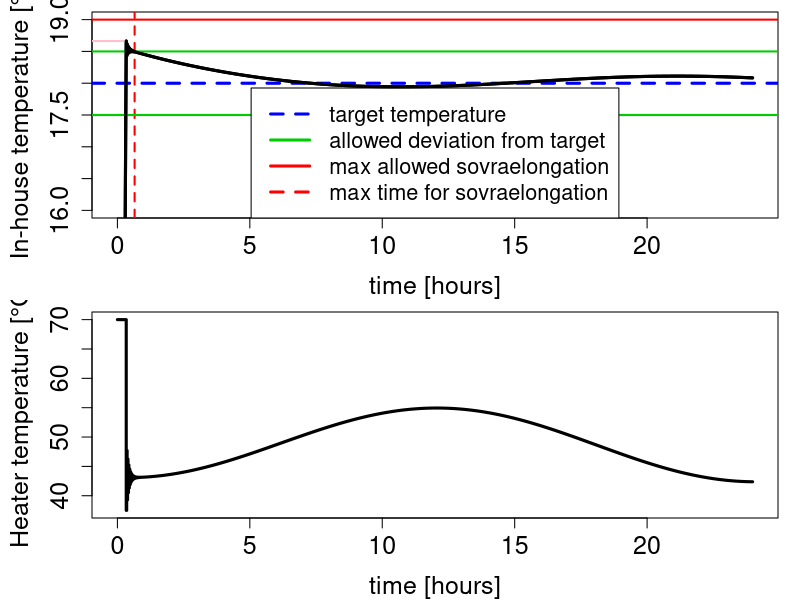
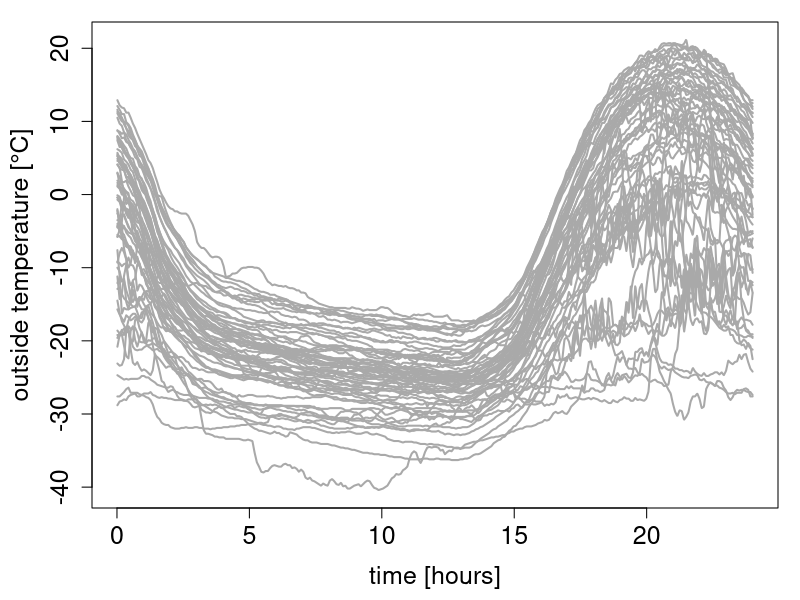
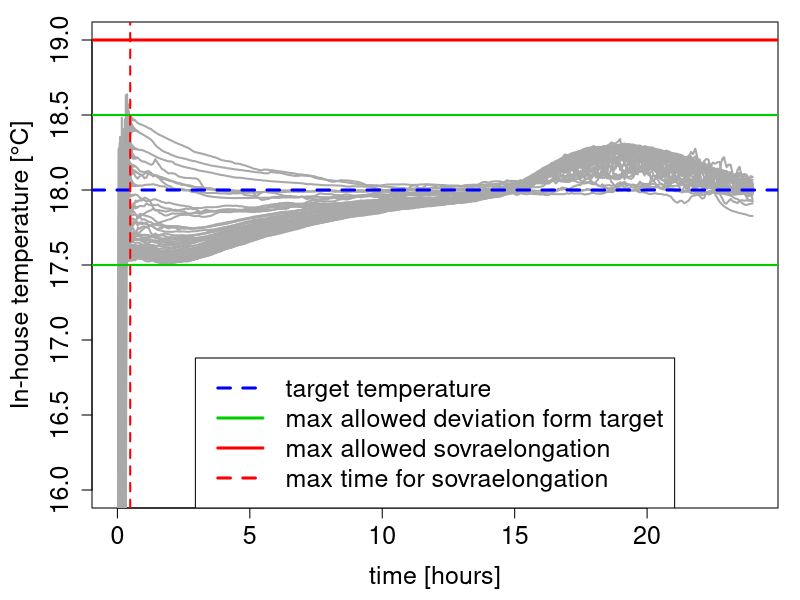
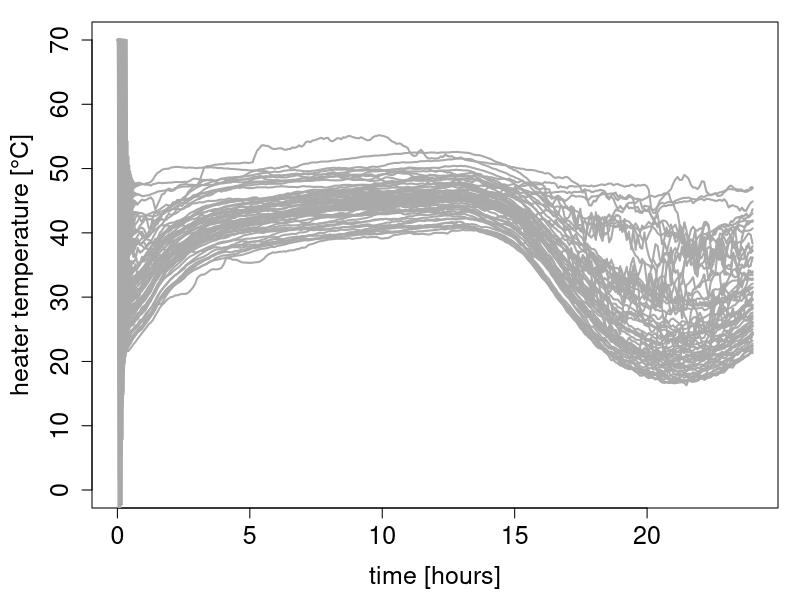

Recreate these plots in R, in order.
rm(list=ls()); graphics.off(); cat("\014")

zoomed.chart <- T
simulation <- T

m = 1470
c = 1005.4
M = 3600
R = 4.329 *10^-7

h.ref <- 18
h0 <- -30
dt <- 1/60
Tf <- 24
ts <- seq(0,Tf-dt,by=dt)


Kp=43; Ki=0.17; Kd=0; max.heat=70

# csi <- numeric(length(ts))+h0

# 1 hour
# csi <- h0 + 10 * cos(2*pi*ts/Tf) # +rnorm(length(ts),0,2)

# 24  hours
csi <- h0 + 10 * cos(2*pi*ts/Tf) # +rnorm(length(ts),0,2)

# plot( ts, csi, "l"  )

min.dev <- 0.5


house.sim.closed.loop <- function( max.heat=30, Kp, Ki, Kd, h.ref, h0, ts, dt, csi, m=1470,  c=1005.4, M=3600, R=4.329*10^-7 ) {
  h <- numeric(length(ts)+1)
  err <- numeric(length(ts))
  h[1] <- h0
  x_ <- numeric(length(ts))+NA
  
  for( i in 1:length(ts) ) {
    
    err[i] <- h.ref - h[i]
    
    # if( all(is.na(c(Kp,Ki,Kd))) ) {
    #   if( i==1 )
    #     cat("***** Simple controller applied! *****\n")
    #   if( err[i]>0.1 ) {
    #     x <- max.heat
    #   } else {
    #     if( err[i]<0.1 ) {
    #       x <- 0
    #     } else {
    #       if( i==1 ) {
    #         x <- 0
    #       } else {
    #         x <- x_[i-1]
    #       }
    #     }
    #   }
    # } else {
      
      x <- Kp * (err[i]) # Proportional
      x <- x + Ki * sum( err[1:i] ) # Integrative
      if(i>1)
        x <- x + Kd * ( err[i]-err[i-1] )/dt # Derivative
      
      x <- min( x, max.heat )
    # }
    
    x_[i] <- x
  
    dQg <- M*c*(x-h[i])
    dQl <- (h[i]-csi[i])/R
      
    h[i+1] <- h[i] + (dt/(m*c)) * ( dQg - dQl )
    
   
          
    if( i<20 ) {
      cat("\n****** t =",i,"*****\n")
      cat("err[t] =",err[i],"\n")
      cat("x =",x,"\n")
      cat("h[t] =",h[i],"\n")
      cat("dQg =",dQg,"\n")
      cat("dQl =",dQl,"\n")
      cat("h[t+dt] =",h[i+1],"\n")
    }
    
  }
  return( list(h=h,x=x_) )
}


res <- house.sim.closed.loop( max.heat=max.heat, Kp, Ki, Kd, h.ref, h0, ts, dt, csi )
h <- res$h
x <- res$x

# max elongation
elong = max(h) - h.ref
cat("\n\nMax elongation: ",elong,"\n")
elong.t = ts[which.max(h)]
cat(" @ t =",elong.t,"\n")
devs <- abs(h-h.ref)
cat("Min deviation from r.ref =", min(devs),"\n")

i <- 1
while( i<=length(devs) & max(devs[i:length(devs)])>min.dev )
  i <- i+1
min.dev.t <- ts[i]
cat("Deviation +/- ",min.dev,"C from h.ref @ t=",min.dev.t,"\n")

curr.mar <- par("mar")
par(mar=c(4.1,4.6,0.6,1.1))
par(mfrow=c(2,1))

if( zoomed.chart ) {
  plot( ts, h[-length(h)], "l", lwd=3, ylim=c(h.ref-2,h.ref+1),
        xlab="time [hours]", ylab="In-house temperature [°C]",
        cex.lab=1.5, cex.axis=1.5 ) #zoomed!
} else {
  plot( ts, h[-length(h)], "l", lwd=3, ylim=c(h0,h.ref+1),
        xlab="time [hours]", ylab="In-house temperature [°C]",
        cex.lab=1.5, cex.axis=1.5 )
}


# abline( h=h.ref+1, col="purple" )
# abline( h=h.ref-1, col="purple" )
# abline( h=h.ref+0.1, col="green3" )
# abline( h=h.ref-0.1, col="green3" )
# abline( h=h.ref, col="red", lty=2 )
# abline( v=ts[5*60], lty=2, col="grey" )

abline( h=h.ref, lty=2, lwd=3, col="blue" )
abline( h=h.ref+1, col="red", lty=1, lwd=2 )
abline( v=min.dev.t, lty=2, col="red", lwd=2 )
lines( ts, h[-length(h)], lwd=2, ylim=c(h0,h.ref+0.75) )

abline( h=h.ref+min.dev, lwd=2, col="green3" )
abline( h=h.ref-min.dev, lwd=2, col="green3" )
lines( c(-1.0,elong.t), rep(h.ref+elong,2), col="pink", lwd=2, lty=1 )

legend("bottom", legend=c("target temperature",
                          "allowed deviation from target",
                          "max allowed sovraelongation",
                          "max time for sovraelongation"),
       col=c("blue","green3","red", "red"), lty=c(2,1,1,2), lwd=3, cex=1.3 )
lines( ts, h[-length(h)], lwd=3 )


plot( ts, x, "s", lwd=3,
      xlab="time [hours]",
      ylab="Heater temperature [°C]",
      cex.lab=1.5, cex.axis=1.5 )
par(mfrow=c(1,1))
par(mar=curr.mar)

cat("Costo energetico:",sum(h*0.1),"euros\n")


if( !simulation )
  stop("simulation not required")
if( Tf!=24 )
  stop("Impossibile continuare!")

# data from github - prophet yosemite example R/Python
T.data <- read.delim2("temperature_data_yosemite.txt",sep=",",header=T)
T.data$y <- as.numeric(T.data$y)

last.index <- 17568
T.data <- T.data[1:last.index,]
T.data <- matrix(T.data$y,ncol=24*12,byrow=T)
ixs <- which( is.na(T.data),arr.ind=T )
T.data <- T.data[-ixs[,1],]
T.data <- T.data - 32 # conversion to Celsius

CSIs <- matrix(NA,nrow=nrow(T.data),ncol=24*60)
for( i in 1:nrow(T.data) ) {
  # interpolate to the minute
  tmp <- approx(seq(0,24-5/60,by=5/60),T.data[i,],n=60*24)
  CSIs[i,] <- tmp$y 
}

curr.mar <- par("mar")
par(mar=c(4.6,4.6,1.1,1.1) )
for( i in 1:nrow(T.data) ) {
  if( i==1 ) {
    plot( (1:ncol(CSIs))/60, CSIs[i,], type="l",
          ylim=c(min(CSIs),max(CSIs)), lwd=2,
          ylab="outside temperature [°C]", xlab="time [hours]",
          cex.lab=1.5, cex.axis=1.5, col="darkgray" )
  } else {
    lines( (1:ncol(CSIs))/60, CSIs[i,], lwd=2, col="darkgray" )
  }
}
par(mar=curr.mar)


Hs <- matrix(NA,nrow(CSIs),ncol(CSIs)+1 )
Xs <- matrix(NA,nrow(CSIs),ncol(CSIs) )

for( i in 1:nrow(CSIs) ) {
  csi <- CSIs[i,]
  h0 <- csi[1]
  res <- house.sim.closed.loop( max.heat=max.heat, Kp, Ki, Kd, h.ref, h0, ts, dt, csi )
  Hs[i,] <- res$h
  Xs[i,] <- res$x
}

curr.mar <- par("mar")
par(mar=c(4.6,4.6,1.1,1.1) )
for( i in 1:nrow(Hs) ) {
  if( i==1 ) {
    plot( ts, Hs[i,-ncol(Hs)], type="l", ylim=c(16,19),lwd=2, 
          xlab="time [hours]", ylab="In-house temperature [°C]",
          cex.lab=1.5, cex.axis=1.5, col="darkgray")
  } else {
    lines( ts, Hs[i,-ncol(Hs)], lwd=2, col="darkgray" )
  }
}
abline( h=h.ref, col="blue", lty=2, lwd=3 )
abline( h=h.ref+1, col="red", lty=1, lwd=3 )
abline( h=h.ref+min.dev, col="green3", lty=1, lwd=2 )
abline( h=h.ref-min.dev, col="green3", lty=1, lwd=2 )

abline( v=ts[30], col="red", lty=2, lwd=2 )
legend( "bottom", legend=c("target temperature",
                           "max allowed deviation form target",
                           "max allowed sovraelongation",
                           "max time for sovraelongation"),
        col=c("blue","green3","red","red"), lty=c(2,1,1,2), 
        lwd=3, cex=1.5 )

for( i in 1:nrow(Xs) ) {
  if( i==1 ) {
    plot( ts, Xs[i,], type="l", ylim=c(0,70),
          xlab="time [hours]", ylab="heater temperature [°C]",
          cex.axis=1.5, cex.lab=1.5, lwd=2, col="darkgray" )
  } else {
    lines( ts, Xs[i,], lwd=2, col="darkgray" )
  }
}

par( mar=curr.mar )

record <- list( Kp=Kp, Ki=Ki, Kd=Kd, Hs=Hs, Xs=Xs, CSIs=CSIs, h.ref=h.ref,
                m=m, c=c, M=M, R=R, Tf=Tf, dt=dt, ts=ts,
                house.sim.closed.loop=house.sim.closed.loop )
saveRDS(record,"RECORD.RDS")

